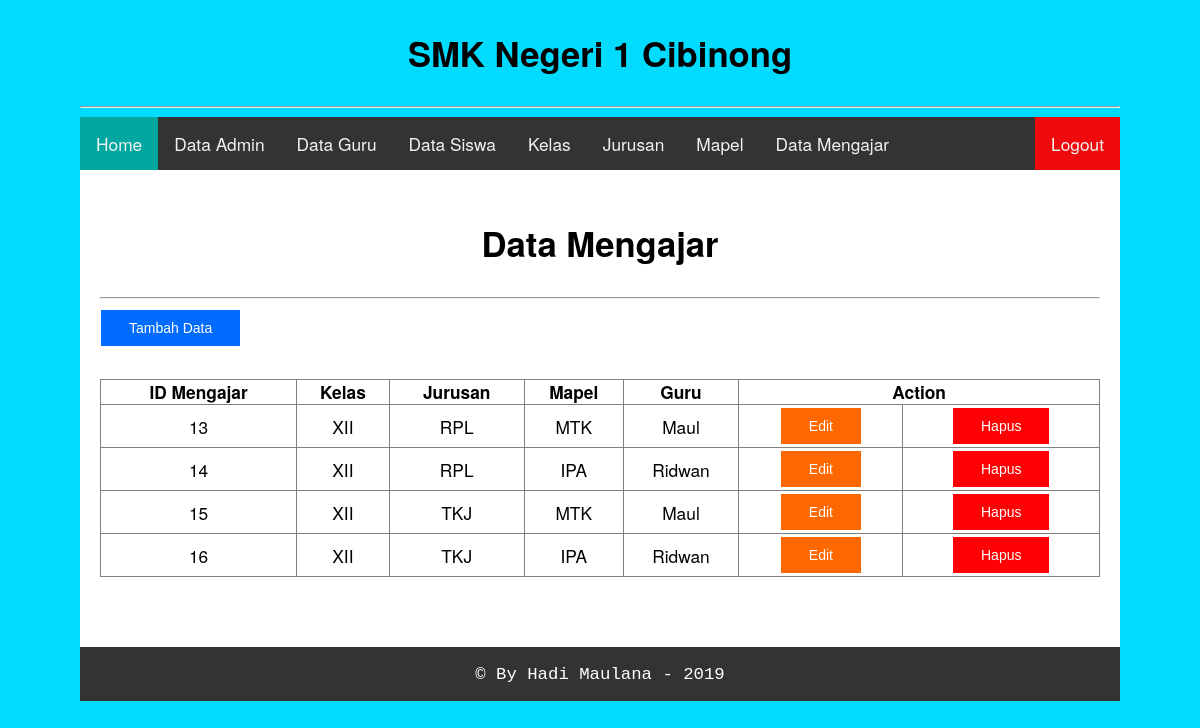
Screenshot of /page/admin/mengajar.php (signed in) with the database file from the repository.
### tables this page shows
CREATE TABLE IF NOT EXISTS `mengajar` (
  `id_mengajar` int(10) NOT NULL AUTO_INCREMENT,
  `id_kelas` int(10) NOT NULL,
  `id_mapel` int(10) NOT NULL,
  `nip` int(10) NOT NULL,
  PRIMARY KEY (`id_mengajar`),
  KEY `id_kelas` (`id_kelas`),
  KEY `id_mapel` (`id_mapel`),
  KEY `nip` (`nip`)
);

CREATE TABLE IF NOT EXISTS `kelas` (
  `id_kelas` int(10) NOT NULL AUTO_INCREMENT,
  `nama_kelas` varchar(10) NOT NULL,
  `id_jurusan` int(10) NOT NULL,
  PRIMARY KEY (`id_kelas`),
  KEY `id_jurusan` (`id_jurusan`)
);

CREATE TABLE IF NOT EXISTS `jurusan` (
  `id_jurusan` int(10) NOT NULL AUTO_INCREMENT,
  `nama_jurusan` varchar(10) NOT NULL,
  PRIMARY KEY (`id_jurusan`)
);

CREATE TABLE IF NOT EXISTS `mapel` (
  `id_mapel` int(10) NOT NULL AUTO_INCREMENT,
  `nama_mapel` varchar(10) NOT NULL,
  PRIMARY KEY (`id_mapel`)
);

CREATE TABLE IF NOT EXISTS `guru` (
  `nip` int(10) NOT NULL AUTO_INCREMENT,
  `password` varchar(20) NOT NULL,
  `nama_guru` varchar(30) NOT NULL,
  `nuptk` varchar(20) NOT NULL,
  `alamat` varchar(50) NOT NULL,
  PRIMARY KEY (`nip`)
);

### db/config.php (called while the page is built, shortened)
<?php
class database{
  function tampil_join4($table,$table_join1,$join1,$table_join2,$join2,$table_join3,$join3,$table_join4,$join4){
    $q = mysql_query("SELECT * FROM $table LEFT JOIN $table_join1 ON $join1 LEFT JOIN $table_join2 ON $join2 LEFT JOIN $table_join3 ON $join3 LEFT JOIN $table_join4 ON $join4");
    $result = array();
    while ($d = mysql_fetch_assoc($q)) {
      $result[] = $d;
    }
    return $result;
  }
}
 ?>

### page/admin/mengajar.php (the view, shortened to what this page needs)
<?php session_start();
if($_SESSION && $_SESSION['login'] == "admin"){
?>
<?php
require_once('../../db/config.php');
require_once('assets/header.php');
$db = new database();
?>
<div class="content">
  <div class="content-font">
    <center>
      <h1>Data Mengajar</h1></center><hr>
      <a href="mengajar_form.php"><button class="button">Tambah Data</button></a><br><br>
      <table border="1" width="100%">
        <tr>
          <th>ID Mengajar</th>
          <th>Kelas</th>
          <th>Jurusan</th>
          <th>Mapel</th>
          <th>Guru</th>
          <th colspan="2">Action</th>
        </tr>
          <?php foreach ($db->tampil_join4('mengajar','kelas','mengajar.id_kelas=kelas.id_kelas','jurusan','kelas.id_jurusan=jurusan.id_jurusan','mapel','mengajar.id_mapel=mapel.id_mapel','guru','mengajar.nip=guru.nip') as $d) { ?>
            <tr style="text-align: center;">
              <td><?php echo $d['id_mengajar'] ?></td>
              <td><?php echo $d['nama_kelas'] ?></td>
              <td><?php echo $d['nama_jurusan'] ?></td>
              <td><?php echo $d['nama_mapel'] ?></td>
              <td><?php echo $d['nama_guru'] ?></td>
              <td>
                <form class="" action="mengajar_form.php" method="post">
                  <input type="submit" name="edit" value="Edit" class="button button1">
                </form>
              </td>
              <td>
                <form class="" action="action/mengajar_act.php" method="post">
                  <input type="submit" name="hapus" value="Hapus" class="button button2">
                </form>
              </td>
            </tr>
          <?php } ?>
      </table>
  </div>
</div>
<?php
require_once('assets/footer.php');
?>
<?php }else{
  header("location: ../../index.php");
} ?>

### page/admin/assets/header.php (shortened to what this page needs)
<!DOCTYPE html>
<html>
<head>
  <link rel="stylesheet" type="text/css" href="assets/css/style.css">
</head>
<body bgcolor="#00DBFF">
  <center>
    <h1>SMK Negeri 1 Cibinong</h1></center>
  <hr>
  <div class="header">
   <div class="menu">
    <a href="index.php" class="active">Home</a>
    <a href="admin.php">Data Admin</a>
    <a href="guru.php">Data Guru</a>
    <a href="siswa.php">Data Siswa</a>
    <a href="kelas.php">Kelas</a>
    <a href="jurusan.php">Jurusan</a>
    <a href="mapel.php">Mapel</a>
    <a href="mengajar.php">Data Mengajar</a>
    <a href="action/logout.php" style="float:right;" class="active-dgr">Logout</a>
   </div>
  </div>

### page/admin/assets/footer.php
<div class="footer">
  <div class="footer-font">
    <center><pre>&copy; By Hadi Maulana - 2019</pre></center>
  </div>
</div>
</body>
</html>

### page/admin/assets/css/style.css (style rules this page uses)
body { font: 13pt 'trebuchet ms'; }
.header { background: #08A2A0; width: 100%; height: auto; float: left; }
.content { background: #fff; width: 100%; height: auto; float: left; }
.content-font { padding: 20px; margin-bottom: 50px; }
.footer { background: black; width: 100%; height: auto; color: white; float: left; }
body { background-position: center; background-repeat: no-repeat; background-size: cover; font-family: Gotham, Helvetica Neue, Helvetica, Arial," sans-serif"; margin: auto; padding-left: 80px; padding-right: 80px; }
.header { text-align: center; }
.menu { overflow: hidden; background-color: #333; }
.menu a { float: left; display: block; color: #f2f2f2; text-align: center; padding: 14px 16px; text-decoration: none; }
.active { background-color: #02A8A0; }
.active-dgr { background-color: #EF0A0E; }
.footer { background-color: #333; float: left; width: 100%; color: white; text-align: center; font-family: Gotham, Helvetica Neue, Helvetica, Arial," sans-serif"; }
.button { background-color: #006CFF; border: none; color: white; padding: 10px 28px; text-align: center; text-decoration: none; display: inline-block; font-size: 14px; margin: 3px 1px; cursor: pointer; }
.button1 { background-color: #FF6700; }
.button2 { background-color: #FF0004; }
h1, h2, h3, h4, h5 { padding: 5px; }
table { margin-top: 5px; border-spacing: 0; border-collapse: collapse; }
td, th { padding: 0; }

### rows the page displays
mengajar: id_mengajar "13", id_kelas.nama_kelas "XII", jurusan.nama_jurusan "RPL", id_mapel.nama_mapel "MTK", nip.nama_guru "Maul"
mengajar: id_mengajar "14", id_kelas.nama_kelas "XII", jurusan.nama_jurusan "RPL", id_mapel.nama_mapel "IPA", nip.nama_guru "Ridwan"
mengajar: id_mengajar "15", id_kelas.nama_kelas "XII", jurusan.nama_jurusan "TKJ", id_mapel.nama_mapel "MTK", nip.nama_guru "Maul"
mengajar: id_mengajar "16", id_kelas.nama_kelas "XII", jurusan.nama_jurusan "TKJ", id_mapel.nama_mapel "IPA", nip.nama_guru "Ridwan"
